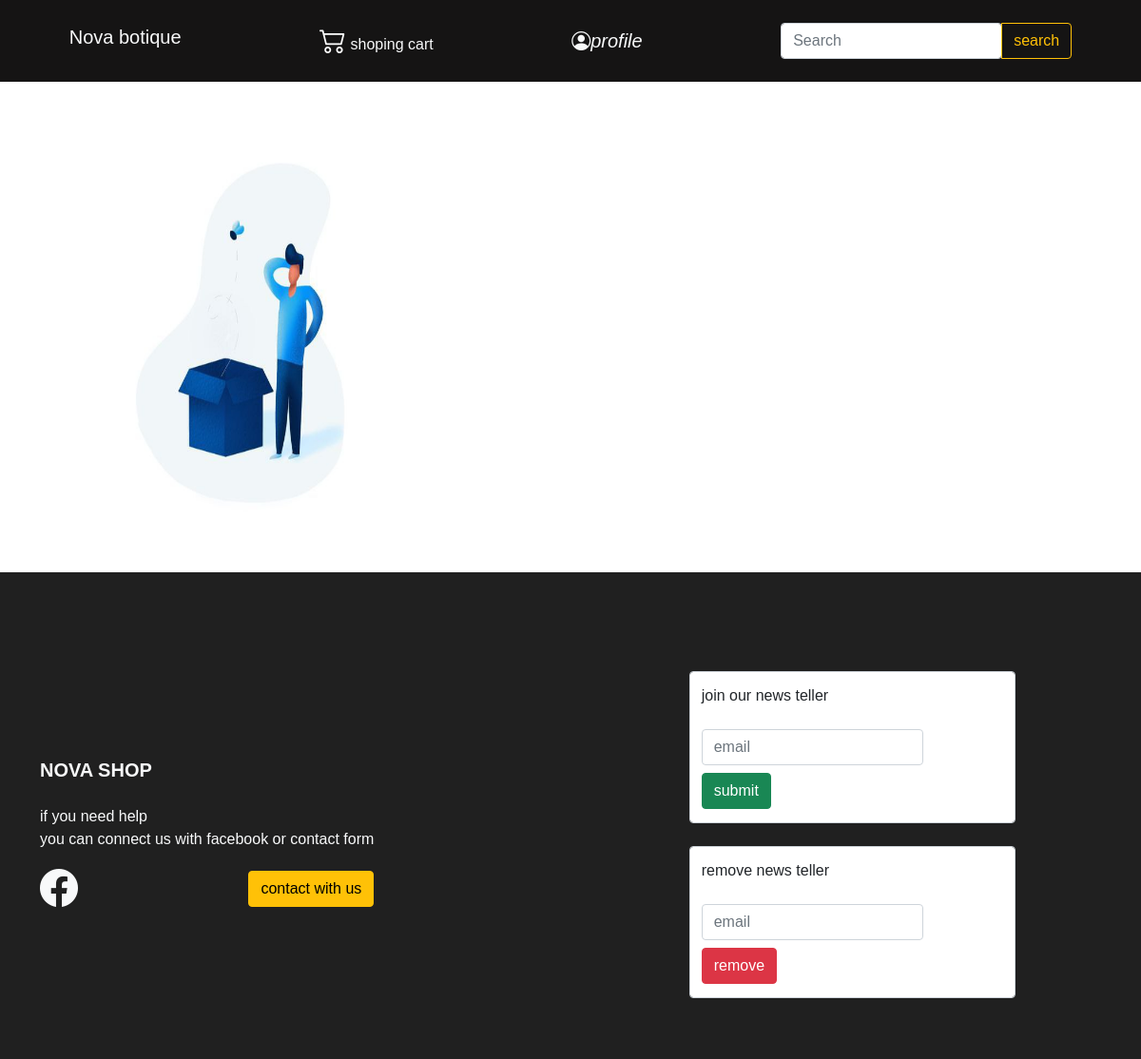
The app's page /user/shoping-cart (signed in), older data.
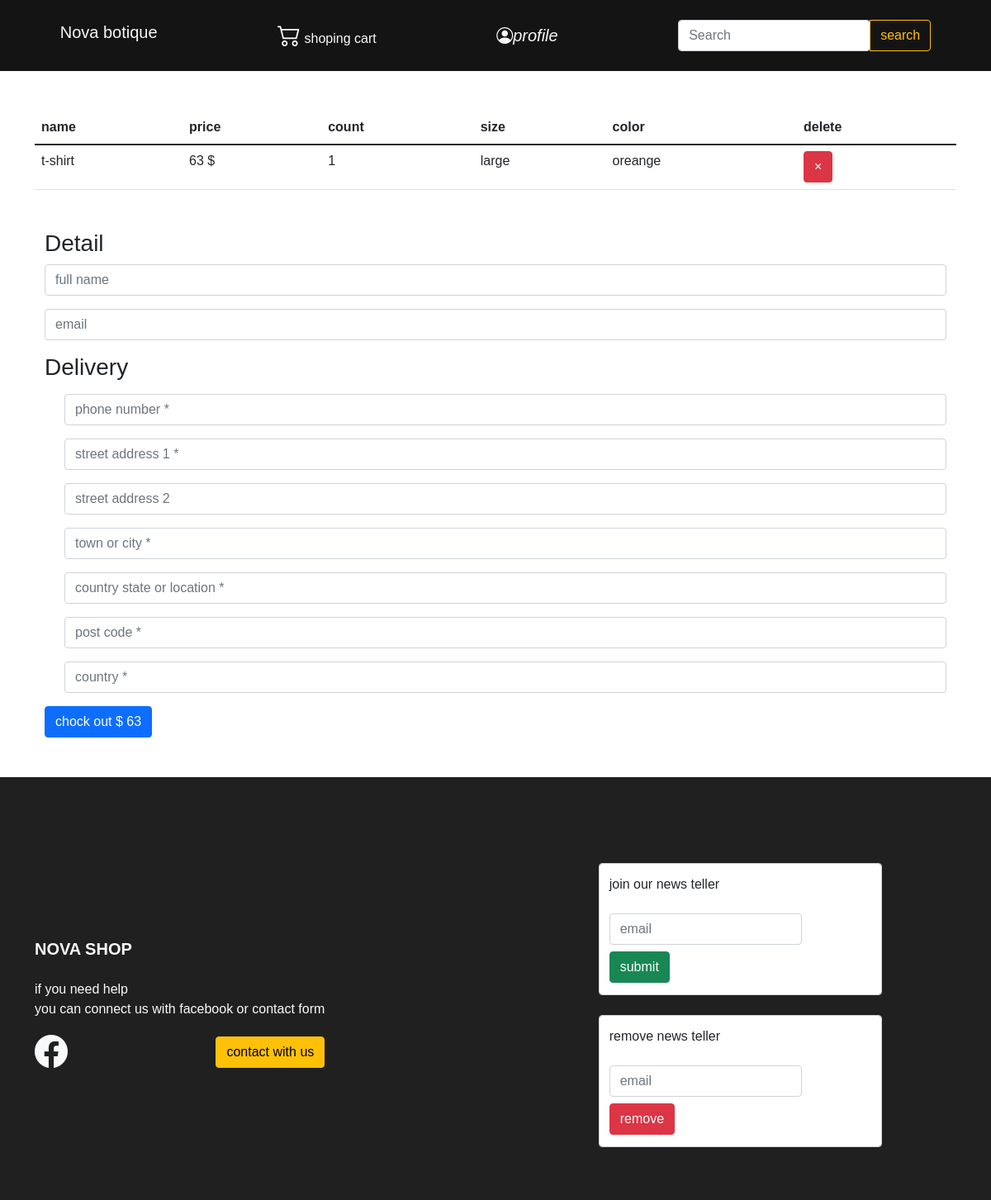
The same page, newer data.
### main_module/models.py (models this page shows, shortened)
class OrderDetail(models.Model):
    order = models.ForeignKey(Order, on_delete=models.CASCADE)
    product = models.ForeignKey( Products, on_delete=models.CASCADE,null=True)
    size=models.CharField(max_length=100,default='')
    color=models.CharField(max_length=100,default='')
    final_price = models.IntegerField(null=True, blank=True)
    count = models.IntegerField(default=1)

class Products(models.Model):
    name=models.CharField(max_length=300)
    slug=models.CharField(max_length=300)
    category=models.ForeignKey(Category,on_delete=models.CASCADE,null=True)
    price=models.IntegerField()
    size=models.CharField(max_length=200,null=True)
    size_small=models.CharField(max_length=200,null=True,blank=True)
    size_medium=models.CharField(max_length=200,null=True,blank=True)
    size_larg=models.CharField(max_length=200,null=True,blank=True)
    size_xlarg=models.CharField(max_length=200,null=True,blank=True)
    description=models.TextField(max_length=9000)
    image=models.ImageField(upload_to='products')
    favorit=models.ManyToManyField(User,blank=True)
    rate=models.IntegerField(default=0)
    discount=models.IntegerField(null=True,default=0)
    discount_price=models.IntegerField(null=True,default=0)
    color = models.CharField(max_length=200,null=True,blank=True)
    color2 =  models.CharField(max_length=200,null=True,blank=True)
    color3 =  models.CharField(max_length=2000,null=True,blank=True)

### account_module/views.py (the view, shortened to what this page needs)
# urls.py: path('shoping-cart',views.Shoping_cart.as_view(),name='shoping_cart'),
class Shoping_cart(View):
    def get(self,request):
         current_order, created = models.Order.objects.get_or_create(is_paid=False, userr_id=self.request.user.id)
         total_amount = 0
         for order_detail in current_order.orderdetail_set.all():
              total_amount += order_detail.product.price * order_detail.count
         context={
             'order_form':order_detail_form(),
             'order':current_order,
             'sum':total_amount
         }
         return render(request ,'shoping_cart.html',context)

### main_module/forms.py
class order_detail_form(forms.ModelForm):
    class Meta:
        model=order_data
        fields=('__all__')

### account_module/templates/shoping_cart.html (shortened to what this page needs)
{% extends 'main/base.html' %}
{% load  static %}
{% load widget_tweaks %}
{% block contect %}
    {% if user.is_authenticated %}
        <div class="container my-5"  >
        {% if sum == 0 %}
            <img src="{% static 'assets/img/empty profile.jpg' %}" width="420" height="420">
          {% else %}
            <table class="table table-striped">
              <thead>
                <tr>
                  <th scope="col">name</th>
                  <th scope="col">price</th>
                  <th scope="col">count</th>
                  <th scope="col">size</th>
                  <th scope="col">color</th>
                  <th scope="col">delete</th>
                </tr>
              </thead>
              <tbody>
                <tr>
                   {% for foo in order.orderdetail_set.all  %}
                      <tr >
                  <td>{{ foo.product.name}}</td>
                 <td>{{ foo.product.price}} $</td>
                 <td >{{ foo.count}}</td>
                 <td >{{ foo.size}}</td>
                 <td >{{ foo.color}}</td>
                 <td><button type="button" onclick="modify_order({{ foo.pk }})"  class="btn btn-danger">&times;</button></td>
                </tr>
                    {% endfor %}
              </tbody>
            </table>
            <form class="container my-5"   method="post" action="{% url 'shoping_cart' %}">
                <p class="h3 ">Detail</p>
              <div class="mb-3">
                  {% render_field order_form.full_name class+="form-control" placeholder+='full name' %}
              </div>
              <div class="mb-3">
                   {% render_field order_form.email_address class+="form-control" placeholder+='email' %}
              </div>
                <p class="h3 my-3">Delivery</p>
              <div class="mb-3 form-check">
                {% render_field order_form.phone_number class+="form-control" placeholder+='phone number *' %}
              </div>
                 <div class="mb-3 form-check">
                {% render_field order_form.street_address1 class+="form-control" placeholder+='street address 1 *' %}
              </div>
                 <div class="mb-3 form-check">
                {% render_field order_form.street_address2 class+="form-control" placeholder+='street address 2' %}
              </div>
                 <div class="mb-3 form-check">
                {% render_field order_form.town_or_city class+="form-control" placeholder+='town or city *' %}
              </div>
                 <div class="mb-3 form-check">
                {% render_field order_form.country_state_or_location class+="form-control" placeholder+='country state or location *' %}
              </div>
                 <div class="mb-3 form-check">
                {% render_field order_form.post_code class+="form-control" placeholder+='post code *' %}
              </div>
                 <div class="mb-3 form-check">
                {% render_field order_form.country class+="form-control" placeholder+='country *' %}
              </div>
              <button type="submit" class="btn btn-primary">
                        chock out $ {{ sum }}
           </button>
            </form>
            {% endif %}
        </div>
                {% endif %}
{% endblock %}

Row changes from the older to the newer data that the page shows:
added OrderDetail: product.name "t-shirt", product.price "63", count "1", size "large", color "oreange"
Text that changed along with them:
{{ sum }}: (not shown) → "63"
text now shown: "name price count size color delete Detail Delivery chock out $"
